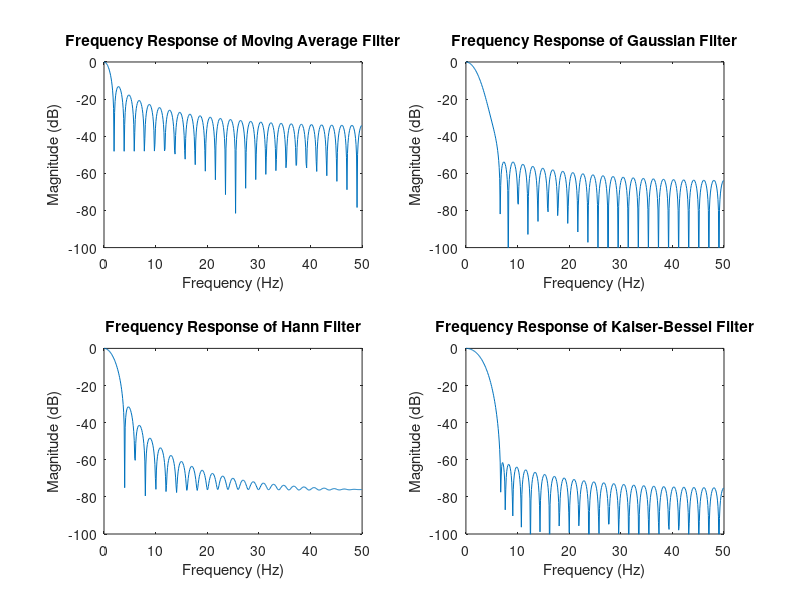

Reproduce this figure in MATLAB.
clear all;
subplot(2,2,1)
%Plot moving average
L = 51;
h = (1/L) * ones(1,L);
[a,w] = freqz(h);
w = w * (50/pi);
plot(w,mag2db(abs(a)))
title('Frequency Response of Moving Average Filter')
xlabel('Frequency (Hz)')
ylabel('Magnitude (dB)')
axis([0,50,-100,0])

subplot(2,2,2)
%Plot Gaussian
L = 51;
sigma = 0.35;
h = zeros(L,1);
for i=1:length(h)
    h(i) = exp(-0.5 * ((i-1 - (L-1)/2)/(sigma*(L-1)/2))^2);
end
% Normalization
h = h ./ sum(h);
[a,w] = freqz(h);
w = w * (50/pi);
plot(w,mag2db(abs(a)))
title('Frequency Response of Gaussian Filter')
xlabel('Frequency (Hz)')
ylabel('Magnitude (dB)')
axis([0,50,-100,0])

subplot(2,2,3)
%Plot Hann
L = 51;
h = zeros(L,1);
for i=1:length(h)
    h(i) = 0.5 * (1 - cos(2*pi*i / (L-1)));
end
% Normalization
h = h ./ sum(h);
[a,w] = freqz(h);
w = w * (50/pi);
plot(w,mag2db(abs(a)))
title('Frequency Response of Hann Filter')
xlabel('Frequency (Hz)')
ylabel('Magnitude (dB)')
axis([0,50,-100,0])

subplot(2,2,4)
%Plot Kaiser-Bessel
L = 51;
Np = (L-1) / 2;
A = 60;
Fc = 3;
Fs = 100;
h = zeros(L,1);
alpha = 0.1102*(A - 8.7);
for i=1:length(h)
    k = i - 1;
    c = alpha * sqrt(1 - ((k-Np)/Np)^2);
    h(i) = (sinc(2*(k-Np)*Fc/Fs)*(2*Fc/Fs)) * besseli(0,c) / besseli(0,alpha);
end
% Normalization
h = h ./ sum(h);
[a,w] = freqz(h);
w = w * (50/pi);
plot(w,mag2db(abs(a)))
title('Frequency Response of Kaiser-Bessel Filter')
xlabel('Frequency (Hz)')
ylabel('Magnitude (dB)')
axis([0,50,-100,0])